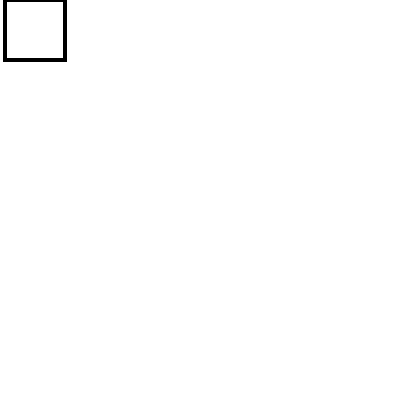
Frame 1 (no input)
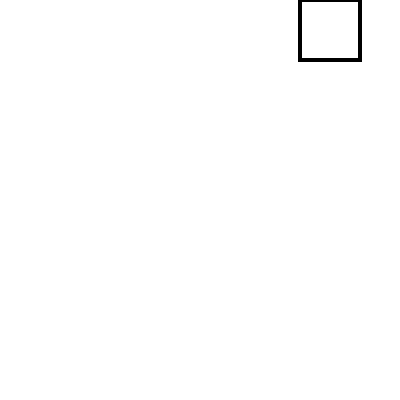
Frame 60 (no input)
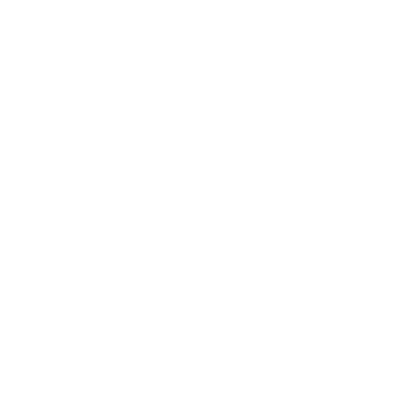
Frame 120 (the mouse pressed at the canvas centre since frame 60)

The p5.js sketch that drew these frames (run headless with seeded random() and noise() and a simulated clock; from frame 60 on, the mouse is pressed at the canvas centre):

// p5.js sketch
// ── sketch.js
// square around edge
// Brophy
// 09/26/22
let squareLocation; 
let x = 0;
let y = 0;
let squareSize;
let speed;
let state;

function setup() {
  createCanvas(400, 400);
  squareSize = 60;
  speed = 5;
  state = "right";
}

function draw() {
  background("white");
  moveSquare();
  drawSquare();
}

function drawSquare() {
  strokeWeight(4);
  stroke("black");
  square(x,y,squareSize); 
}

function moveSquare() {
  if (state === "right") {
    x += speed;
    if (x - squareSize >= width) {
  }
  }
}
